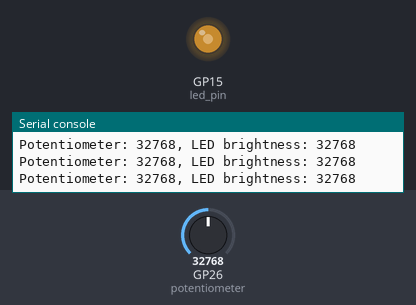
The program below on a simulated Raspberry Pi Pico running MicroPython. On the bench: output pins drawn as LEDs (lit = HIGH), the last lines printed to the serial console. Inputs (shaded band) come from the test bench; at power-on: GP26 (potentiometer) = 32768 (analog values on the 0–65535 scale).

Above: at 1.2 s.
1.3 s: GP26 (potentiometer) set to 45874
At 2.5 s:
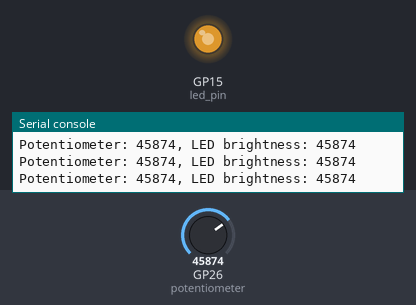
2.8 s: GP26 (potentiometer) set to 57670
At 4.0 s:
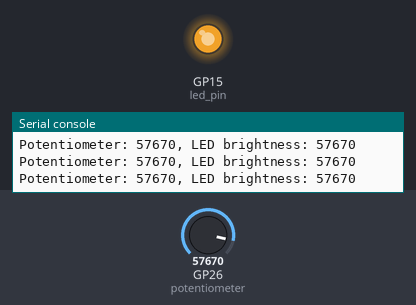
4.3 s: GP26 (potentiometer) set to 7864
At 5.5 s:
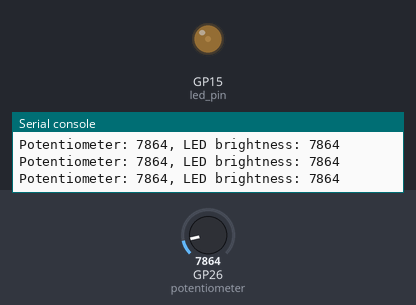
5.8 s: GP26 (potentiometer) set to 0
At 6.9 s:
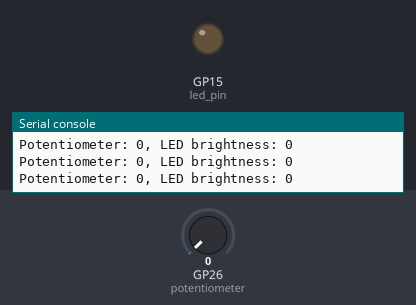
Timing chart, 0 to 8.3 s (numbered marks = the images above; inputs shaded):
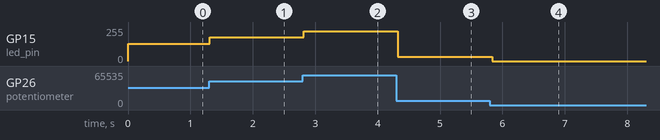

The program:

05_potentiometer_led.py
```python
"""
Raspberry Pi Pico - Beginner Program 5: Potentiometer-Controlled LED
===================================================================

This program demonstrates how to read analog input from a potentiometer
and use it to control the brightness of an LED using PWM.

Hardware required:
- Raspberry Pi Pico
- Potentiometer (10K ohm recommended)
- LED
- 220 ohm resistor
- Breadboard and jumper wires

Connections:
- Connect the potentiometer's outer pins to 3.3V and GND
- Connect the potentiometer's middle pin to GPIO pin 26 (ADC0)
- Connect the LED's anode (longer leg) to GPIO pin 15 through a 220 ohm resistor
- Connect the LED's cathode (shorter leg) to GND

Instructions:
1. Set up the circuit as described above
2. Upload this program to the Pico
3. Turn the potentiometer to control the LED brightness

Concepts covered:
- Analog-to-Digital Conversion (ADC)
- Reading potentiometer values
- Mapping values from one range to another
- Controlling LED brightness with PWM
"""

import machine
import time

# Set up the ADC (Analog-to-Digital Converter) on GPIO pin 26 (ADC0)
potentiometer = machine.ADC(26)

# Set up the LED pin for PWM
led_pin = machine.Pin(15)
pwm = machine.PWM(led_pin)
pwm.freq(1000)  # Set PWM frequency to 1000 Hz

# Function to map a value from one range to another
def map_value(value, in_min, in_max, out_min, out_max):
    return (value - in_min) * (out_max - out_min) // (in_max - in_min) + out_min

try:
    while True:
        # Read the potentiometer value (0-65535)
        pot_value = potentiometer.read_u16()

        # Map the potentiometer value to the PWM range (0-65535)
        # Note: The ADC and PWM on Pico both use 16-bit resolution (0-65535)
        led_brightness = pot_value

        # Set the LED brightness
        pwm.duty_u16(led_brightness)

        # Print the values for debugging
        print(f"Potentiometer: {pot_value}, LED brightness: {led_brightness}")

        # Small delay to prevent flooding the console with messages
        time.sleep(0.1)

except KeyboardInterrupt:
    # Clean up on exit
    pwm.duty_u16(0)  # Turn off the LED
    print("Program stopped")
```

Measured:
- after the input at 1.3 s, GP15 (led_pin): 128/255 → 178/255 at once
- after the input at 2.8 s, GP15 (led_pin): 178/255 → 224/255 at once
- after the input at 4.3 s, GP15 (led_pin): 224/255 → 31/255 at once
- after the input at 5.8 s, GP15 (led_pin): 31/255 → 0/255 at once
